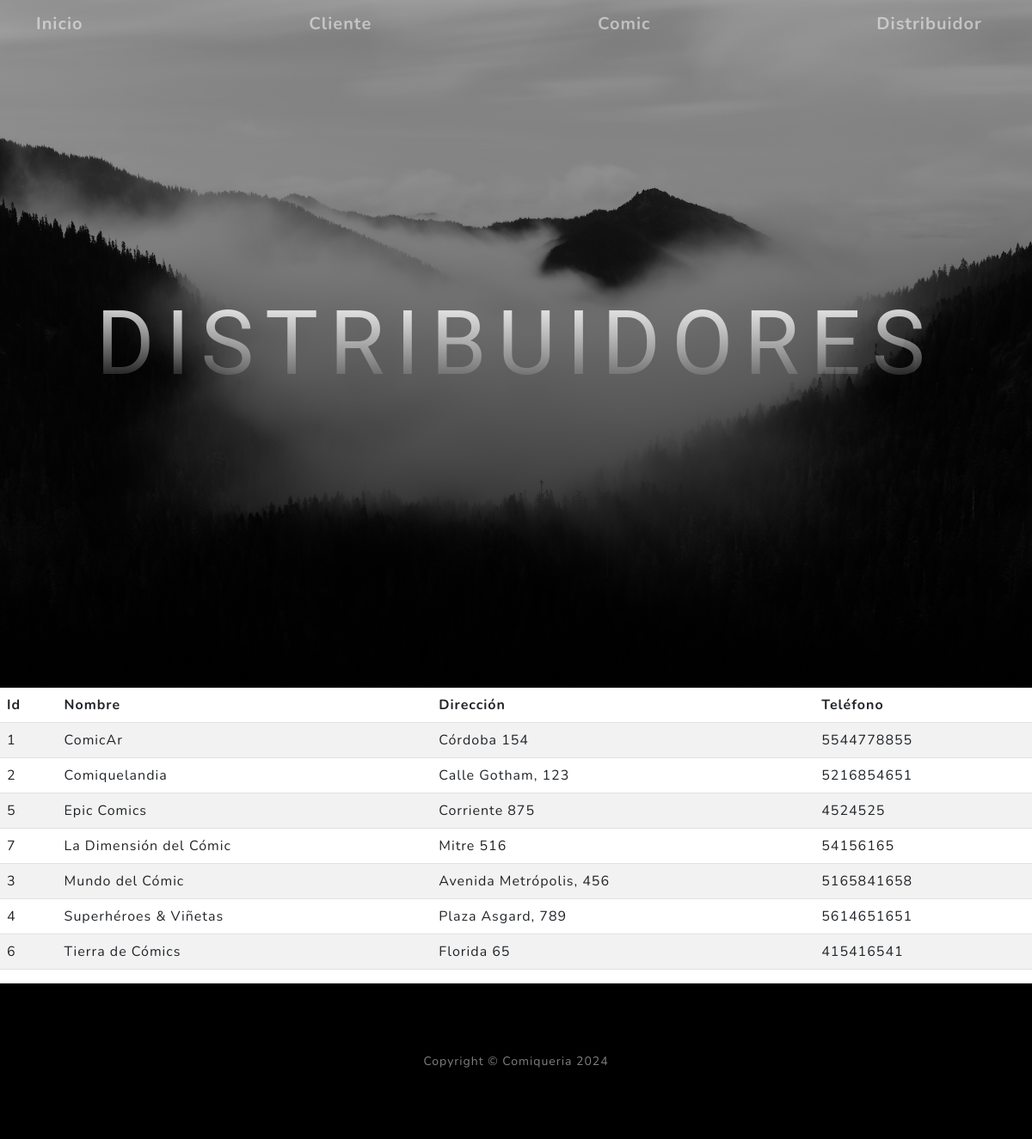
The app's page /comiqueriapp/distribuidor with its own data.
### comiqueriapp/models.py (models this page shows, shortened)
class Distribuidor(models.Model):
    nombre = models.CharField(max_length=50)
    direccion = models.CharField(max_length=50)
    telefono = models.IntegerField()
    class Meta:
        verbose_name = "Distribuidor"
        verbose_name_plural = "Distribuidores"
        ordering = ["nombre"]

### comiqueriapp/views.py (the view)
# urls.py: path('distribuidor', distribuidor, name="distribuidor"),
def distribuidor(request):
    contexto = {'distribuidor': Distribuidor.objects.all()}
    return render(request, "comiqueriapp/distribuidor.html", contexto)

### comiqueriapp/templates/comiqueriapp/distribuidor.html
{% extends 'comiqueriapp/home.html' %}
{% block titulo %}
<h1 class="mx-auto my-0 text-uppercase">Distribuidores</h1>
{% endblock titulo %}
{% block contenido %}
<table class="table table-striped">
    <thead>
        <tr>
            <th>Id</th>
            <th>Nombre</th>
            <th>Dirección</th>
            <th>Teléfono</th>
        </tr>
    </thead>
    <tbody>
{% for d in distribuidor %}
        <tr>
            <td>{{ d.id }} </td>
            <td>{{ d.nombre }} </td>
            <td>{{ d.direccion }} </td>
            <td>{{ d.telefono }} </td>
        </tr>
{% endfor %}
    </tbody>
</table>
{% endblock contenido %}

### records on screen
Distribuidor: id "1", nombre "ComicAr", direccion "Córdoba 154", telefono "5544778855"
Distribuidor: id "2", nombre "Comiquelandia", direccion "Calle Gotham, 123", telefono "5216854651"
Distribuidor: id "5", nombre "Epic Comics", direccion "Corriente 875", telefono "4524525"
Distribuidor: id "7", nombre "La Dimensión del Cómic", direccion "Mitre 516", telefono "54156165"
Distribuidor: id "3", nombre "Mundo del Cómic", direccion "Avenida Metrópolis, 456", telefono "5165841658"
Distribuidor: id "4", nombre "Superhéroes & Viñetas", direccion "Plaza Asgard, 789", telefono "5614651651"
Distribuidor: id "6", nombre "Tierra de Cómics", direccion "Florida 65", telefono "415416541"
